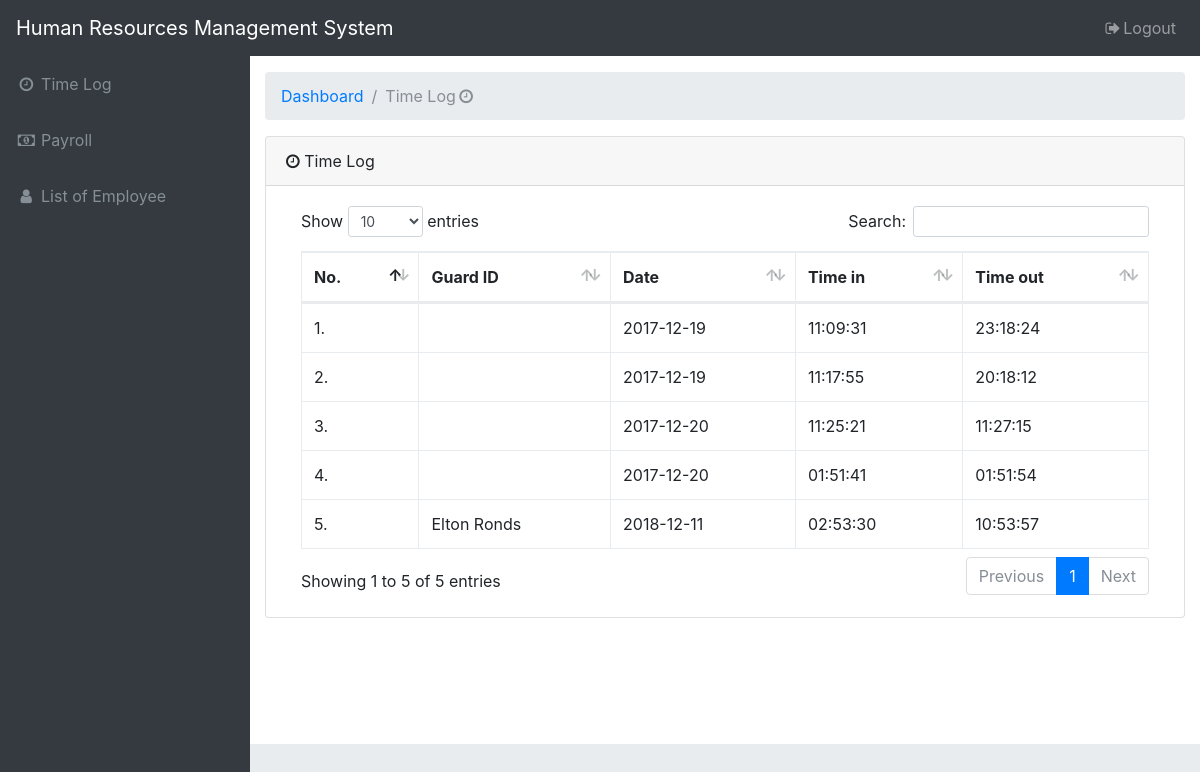
Screenshot of /ERP/HumanResource/timelog.php with the database file from the repository.
### tables this page shows
CREATE TABLE `table_timelog` (
  `id` int(11) NOT NULL,
  `g_id` int(11) NOT NULL,
  `g_date` date NOT NULL,
  `time_in` time NOT NULL,
  `time_out` time NOT NULL
);

CREATE TABLE `list_employee` (
  `id` int(11) NOT NULL,
  `firstname` varchar(250) NOT NULL,
  `lastname` varchar(250) NOT NULL,
  `contact_no` varchar(255) NOT NULL,
  `address` varchar(255) NOT NULL,
  `gender` varchar(250) NOT NULL,
  `age` int(11) NOT NULL,
  `username` varchar(250) NOT NULL
);

### ERP/HumanResource/timelog.php (the view, shortened to what this page needs)
<!DOCTYPE html>
<html lang="en">
<head>
  <link href="vendor/bootstrap/css/bootstrap.min.css" rel="stylesheet">
  <link href="vendor/font-awesome/css/font-awesome.min.css" rel="stylesheet" type="text/css">
  <link href="vendor/datatables/dataTables.bootstrap4.css" rel="stylesheet">
  <link href="css/sb-admin.css" rel="stylesheet">
</head>
<body class="fixed-nav sticky-footer bg-dark" id="page-top">
  <nav class="navbar navbar-expand-lg navbar-dark bg-dark fixed-top" id="mainNav">
    <a class="navbar-brand" href="index.php">Human Resources Management System</a>
    <div class="collapse navbar-collapse" id="navbarResponsive">
      <ul class="navbar-nav navbar-sidenav" id="exampleAccordion">
        <li class="nav-item" data-toggle="tooltip" data-placement="right" title="Tables">
          <a class="nav-link" href="timelog.php">
            <i class="fa fa-fw fa-clock-o"></i>
            <span class="nav-link-text">Time Log</span>
          </a>
        </li>
        <li class="nav-item" data-toggle="tooltip" data-placement="right" title="Charts">
          <a class="nav-link" href="chart.php">
            <i class="fa fa-fw fa-money"></i>
            <span class="nav-link-text">Payroll</span>
          </a>
        </li>
        <li class="nav-item" data-toggle="tooltip" data-placement="right" title="Tables">
          <a class="nav-link" href="tables.php">
            <i class="fa fa-fw fa-user"></i>
            <span class="nav-link-text">List of Employee</span>
          </a>
      </ul>
      <ul class="navbar-nav ml-auto">
        <li class="nav-item">
          <a class="nav-link" data-toggle="modal" data-target="#exampleModal">
            <i class="fa fa-fw fa-sign-out"></i>Logout</a>
        </li>
      </ul>
    </div>
  </nav>
  <div class="content-wrapper">
    <div class="container-fluid">
      <ol class="breadcrumb">
        <li class="breadcrumb-item">
          <a href="#">Dashboard</a>
        </li>
        <li class="breadcrumb-item active">Time Log<i class="fa fa-fw fa-clock-o"></i></li>
      </ol>
      <div class="card mb-3">
        <div class="card-header">
          <i class="fa fa-clock-o" ></i> Time Log</div>
        <div class="card-body">
          <div class="table-responsive">
            <table class="table table-bordered" id="dataTable" width="100%" cellspacing="0">
              <thead>
                <tr>
                  <th>No.</th>
                  <th>Guard ID</th>
                  <th>Date</th>
                  <th>Time in</th>
                  <th>Time out</th>
                </tr>
              </thead>
              <tbody>
                <tr>
                  <?php
                    $db = mysqli_connect("localhost","root","","hr_db");
                    $query = "select * from table_timelog";
                    $result = mysqli_query($db,$query);
                    $n = 1;  while ($row = mysqli_fetch_array($result)){
                           $guard_id =  $row['g_id'];
                           $query1 = "select * from list_employee where id = '$guard_id'";
                           $result1 = mysqli_query($db,$query1);
                             while ($row1 = mysqli_fetch_array($result1)) {
                                $fullname = $row1['firstname']." ".$row1['lastname'];
                             }
                  ?>
                  <td><?php echo $n.'.';?></td>
                  <td><?php echo $fullname;?></td>
                  <td><?php echo $row['g_date'];?></td>
                  <td><?php echo $row['time_in'];?></td>
                  <td><?php echo $row['time_out'];?></td>
                </tr>
                <?php $n++; }
                 ?>
              </tbody>
            </table>
          </div>
        </div>
    </div>
  </div>
</body>
</html>

### ERP/HumanResource/css/sb-admin.css (style rules this page uses)
html { position: relative; min-height: 100%; }
body { overflow-x: hidden; }
body.sticky-footer { margin-bottom: 56px; }
body.sticky-footer .content-wrapper { min-height: calc(100vh - 56px - 56px); }
body.fixed-nav { padding-top: 56px; }
.content-wrapper { min-height: calc(100vh - 56px); padding-top: 1rem; }
#mainNav .navbar-collapse { overflow: auto; max-height: 75vh; }
#mainNav .navbar-collapse .navbar-nav .nav-item .nav-link { cursor: pointer; }
@media (min-width: 992px) { #mainNav .navbar-brand { width: 250px; } }
@media (min-width: 992px) { #mainNav .navbar-collapse { overflow: visible; max-height: none; } }
@media (min-width: 992px) { #mainNav .navbar-collapse .navbar-sidenav { position: absolute; top: 0; left: 0; overflow-x: hidden; overflow-y: auto; -webkit-flex-direction: column; -ms-flex-direction: column; flex-direction: column; margin-top: 56px; } }
@media (min-width: 992px) { #mainNav .navbar-collapse .navbar-sidenav > .nav-item { width: 250px; padding: 0; } }
@media (min-width: 992px) { #mainNav .navbar-collapse .navbar-sidenav > .nav-item > .nav-link { padding: 1em; } }
@media (min-width: 992px) { #mainNav.fixed-top .navbar-sidenav { height: calc(100vh - 112px); } }
.content-wrapper { overflow-x: hidden; background: white; }
@media (min-width: 992px) { .content-wrapper { margin-left: 250px; } }
#mainNav.navbar-dark .navbar-collapse .navbar-sidenav > .nav-item > .nav-link { color: #868e96; }
@media (min-width: 992px) { #mainNav.navbar-dark .navbar-collapse .navbar-sidenav { background: #343a40; } }

### rows the page displays
table_timelog: g_date "2017-12-19", time_in "11:09:31", time_out "23:18:24"
table_timelog: g_date "2017-12-19", time_in "11:17:55", time_out "20:18:12"
table_timelog: g_date "2017-12-20", time_in "11:25:21", time_out "11:27:15"
table_timelog: g_date "2017-12-20", time_in "01:51:41", time_out "01:51:54"
table_timelog: list_employee.firstname+lastname "Elton Ronds", g_date "2018-12-11", time_in "02:53:30", time_out "10:53:57"
